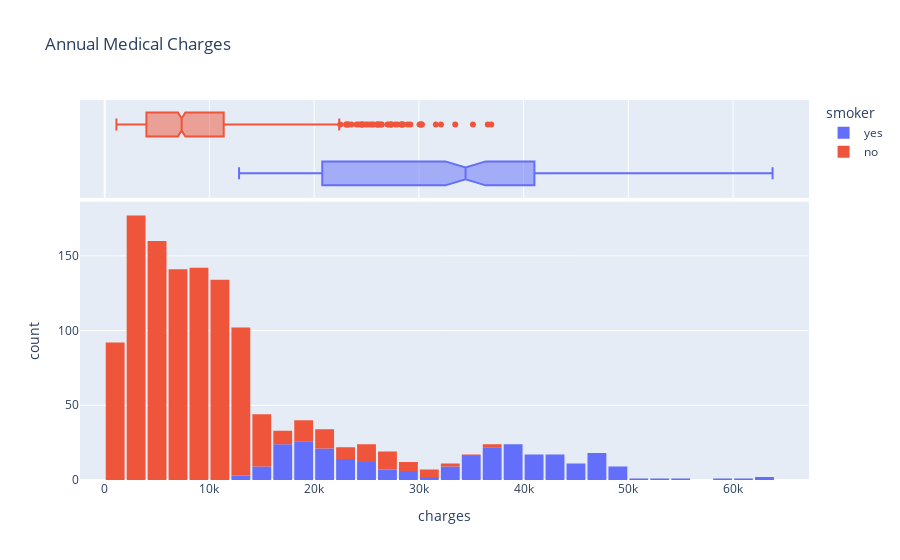

The cell this chart's notebook holds for it:
### Code cell
fig = px.histogram(medical_charges,
                   x='charges',
                   marginal='box',
                   color='smoker',
                   title='Annual Medical Charges')
fig.update_layout(bargap=0.1)
fig.show()

### Figure 1 — Plotly figure (JSON) as saved in the notebook; plotly's stock layout.template omitted (floating-point values rounded to 4 significant figures; data arrays with more than 128 entries replaced by an {"elided": "..."} marker saying what was removed)
{"data": [{"bingroup": "x", "hovertemplate": "smoker=yes<br>charges=%{x}<br>count=%{y}<extra></extra>", "legendgroup": "yes", "marker": {"color": "#636efa", "pattern": {"shape": ""}}, "name": "yes", "orientation": "v", "showlegend": true, "type": "histogram", "x": {"elided": "274 float values"}, "xaxis": "x", "yaxis": "y"}, {"hovertemplate": "smoker=yes<br>charges=%{x}<extra></extra>", "legendgroup": "yes", "marker": {"color": "#636efa"}, "name": "yes", "notched": true, "showlegend": false, "type": "box", "x": {"elided": "274 float values"}, "xaxis": "x2", "yaxis": "y2"}, {"bingroup": "x", "hovertemplate": "smoker=no<br>charges=%{x}<br>count=%{y}<extra></extra>", "legendgroup": "no", "marker": {"color": "#EF553B", "pattern": {"shape": ""}}, "name": "no", "orientation": "v", "showlegend": true, "type": "histogram", "x": {"elided": "1064 float values"}, "xaxis": "x", "yaxis": "y"}, {"hovertemplate": "smoker=no<br>charges=%{x}<extra></extra>", "legendgroup": "no", "marker": {"color": "#EF553B"}, "name": "no", "notched": true, "showlegend": false, "type": "box", "x": {"elided": "1064 float values"}, "xaxis": "x2", "yaxis": "y2"}], "layout": {"bargap": 0.1, "barmode": "relative", "legend": {"title": {"text": "smoker"}, "tracegroupgap": 0}, "title": {"text": "Annual Medical Charges"}, "xaxis": {"anchor": "y", "domain": [0, 1], "title": {"text": "charges"}}, "xaxis2": {"anchor": "y2", "domain": [0, 1], "matches": "x", "showgrid": true, "showticklabels": false}, "yaxis": {"anchor": "x", "domain": [0, 0.7326], "title": {"text": "count"}}, "yaxis2": {"anchor": "x2", "domain": [0.7426, 1], "matches": "y2", "showgrid": false, "showline": false, "showticklabels": false, "ticks": ""}}}
